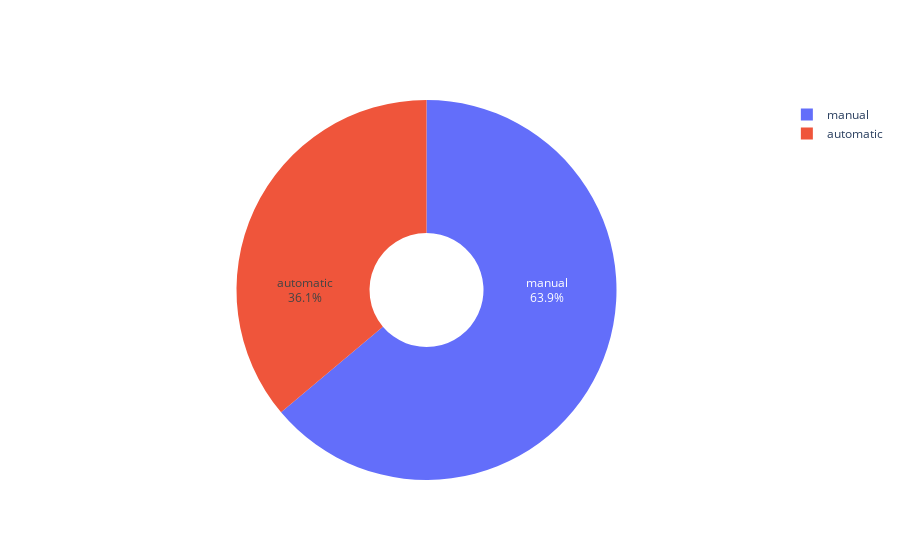

Notebook source saved alongside this figure:
### Code cell
# Distribution of transmission
data_pie = df['transmission'].value_counts()

fig = go.Figure(data=[go.Pie(labels=data_pie.index, values=data_pie.tolist(), textinfo='label+percent',insidetextorientation='radial')])

fig.update_traces(hole=.3, hoverinfo="label+percent+name")

### Figure 1 — Plotly figure (JSON) as saved in the notebook; plotly's stock layout.template omitted (floating-point values rounded to 4 significant figures)
{"data": [{"hole": 0.3, "hoverinfo": "label+percent+name", "insidetextorientation": "radial", "labels": ["manual", "automatic"], "textinfo": "label+percent", "type": "pie", "values": [1174, 664]}], "layout": {}}
